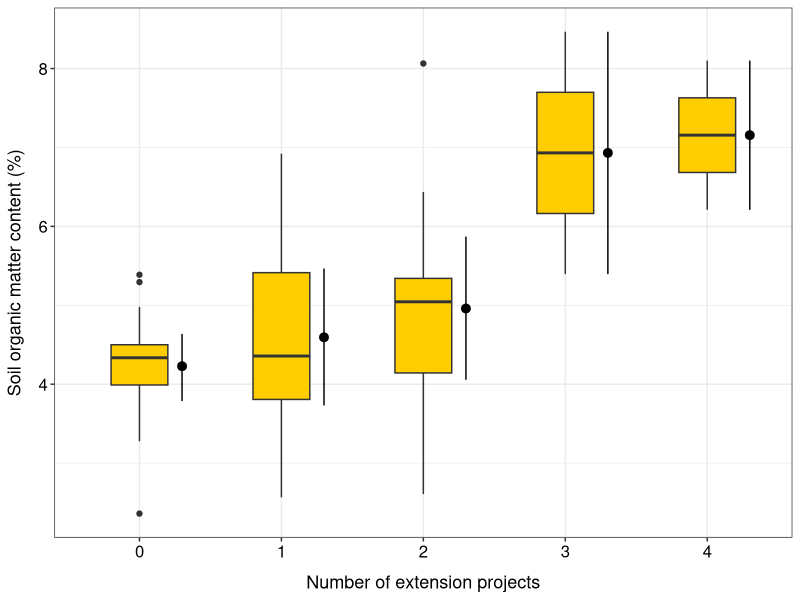

The R script that drew this image:
## ---- chunk 1
#| eval: true 
#| echo: true 
#| message: false 
#| warning: false  

library(readxl) 
library(tidyverse)
## ---- chunk 2
#| eval: true 
#| echo: true 
#| message: false 
#| warning: false  

#Option 1 (csv file) 
data <- read_csv("gss_statistics_master_data_set2.csv")  

#Option 2 (Excel file) 
data <- read_excel("gss_statistics_master_data_set2.xlsx")
## ---- chunk 3
#| eval: true 
#| echo: true 
#| message: false 
#| warning: false

data$farm_type <- as.factor(data$farm_type)
## ---- chunk 4
#| eval: true 
#| echo: true 
#| message: false 
#| warning: false

levels(data$farm_type)
## ---- chunk 5
#| eval: true 
#| echo: true 
#| message: false 
#| warning: false

#For hypothesis 1
c1 <- c(-1, 2, -1)

#For hypothesis 2
c2 <- c(-1, 0, 1)
## ---- chunk 6
#| eval: true 
#| echo: true 
#| message: false 
#| warning: false

contrast.matrix <- cbind(c1, c2)
## ---- chunk 7
#| eval: true 
#| echo: true 
#| message: false 
#| warning: false

contrasts(data$farm_type) <- contrast.matrix
## ---- chunk 8
#| eval: true
#| echo: true
#| message: false
#| warning: false

#Fit ANOVA model
model <- aov(SOM ~ farm_type,
             data = data)

#Show ANOVA table
summary(model)
## ---- chunk 9
#| eval: true
#| echo: true
#| message: false
#| warning: false

summary(model, 
        split=list(farm_type=list("Eco vs. Con and Large"=1, 
                                  "Con vs. Large" = 2)))
## ---- chunk 10
#| eval: true 
#| echo: true 
#| message: false 
#| warning: false

data$n_ext_projects <- as.factor(data$n_ext_projects)
## ---- chunk 11
#| eval: true 
#| echo: true 
#| message: false 
#| warning: false

contrast.matrix.poly <- contr.poly(n=5)
## ---- chunk 12
#| eval: true 
#| echo: true 
#| message: false 
#| warning: false

contrasts(data$n_ext_projects) <- contrast.matrix.poly
## ---- chunk 13
#| eval: true
#| echo: true
#| message: false
#| warning: false

#Fit ANOVA model
model <- aov(SOM ~ n_ext_projects,
             data = data)

#Show ANOVA table
summary(model)
## ---- chunk 14
#| eval: true
#| echo: true
#| message: false
#| warning: false

summary(model, 
        split=list(n_ext_projects=list("Linear"=1, 
                                       "Quadratic" = 2)))
## ---- chunk 15
#| eval: true
#| echo: false
#| warning: false
#| message: false
#| fig-width: 5
#| fig-height: 4.5
#| fig-align: center
#| fig-cap: "Relationship between the number of extension projects and soil organic matter content. Summary statistics shown on the right side of each boxplot show the mean ± 95% CI."
#| label: fig-SOMprojects

ggplot(data, aes(x=n_ext_projects, y=SOM))+
    geom_boxplot(width=0.4, fill="#FFCD00")+
    stat_summary(fun.data = "mean_cl_boot", position=position_nudge(x=0.3))+
    theme_bw()+
    xlab("Number of extension projects")+
    ylab("Soil organic matter content (%)")+
    theme(axis.text = element_text(color="black", size=12),
          axis.title.y = element_text(margin=margin(r=10), size=13),
          axis.title.x = element_text(margin=margin(t=10), size=13))
